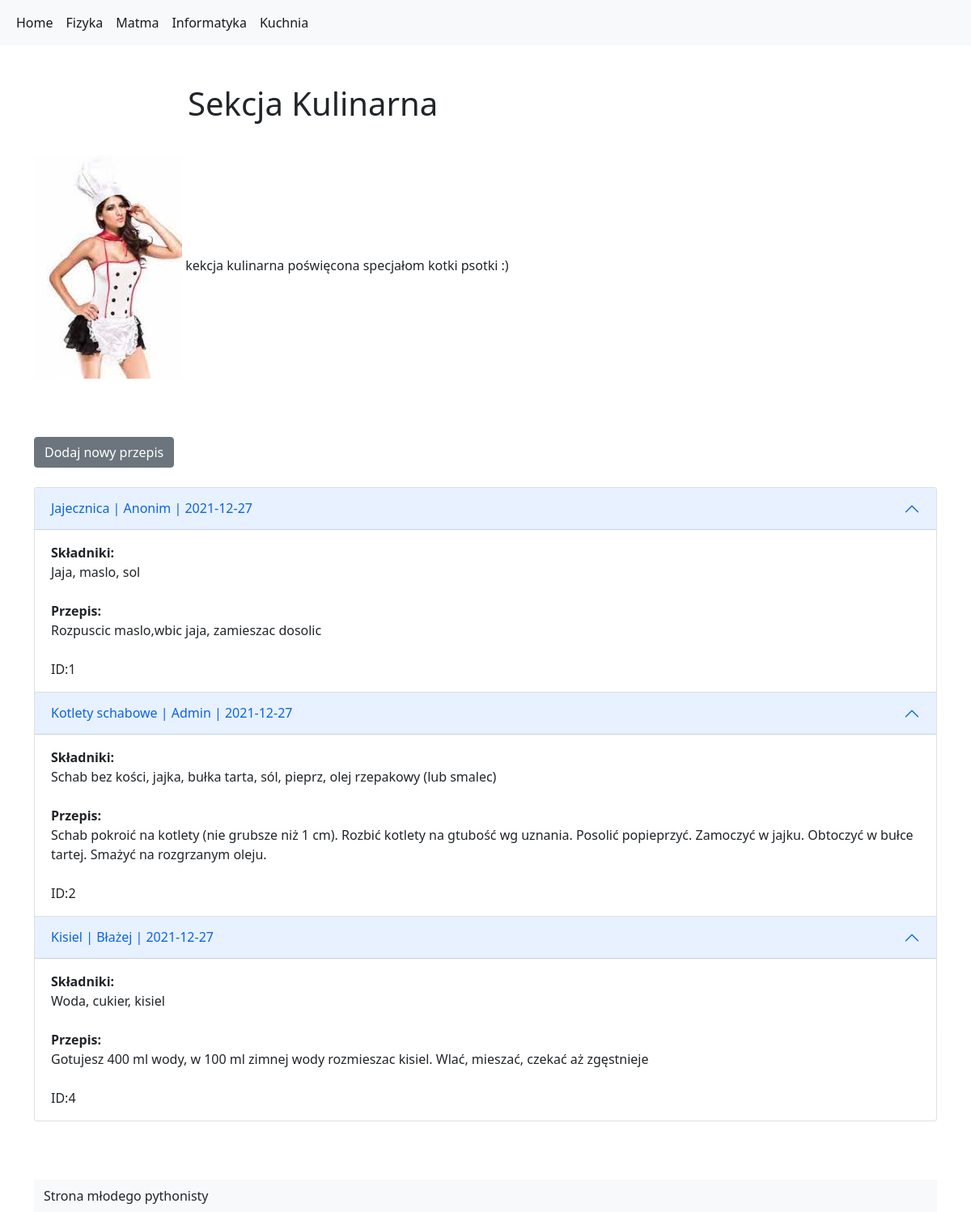
Page /kuchnia on the earlier database version.
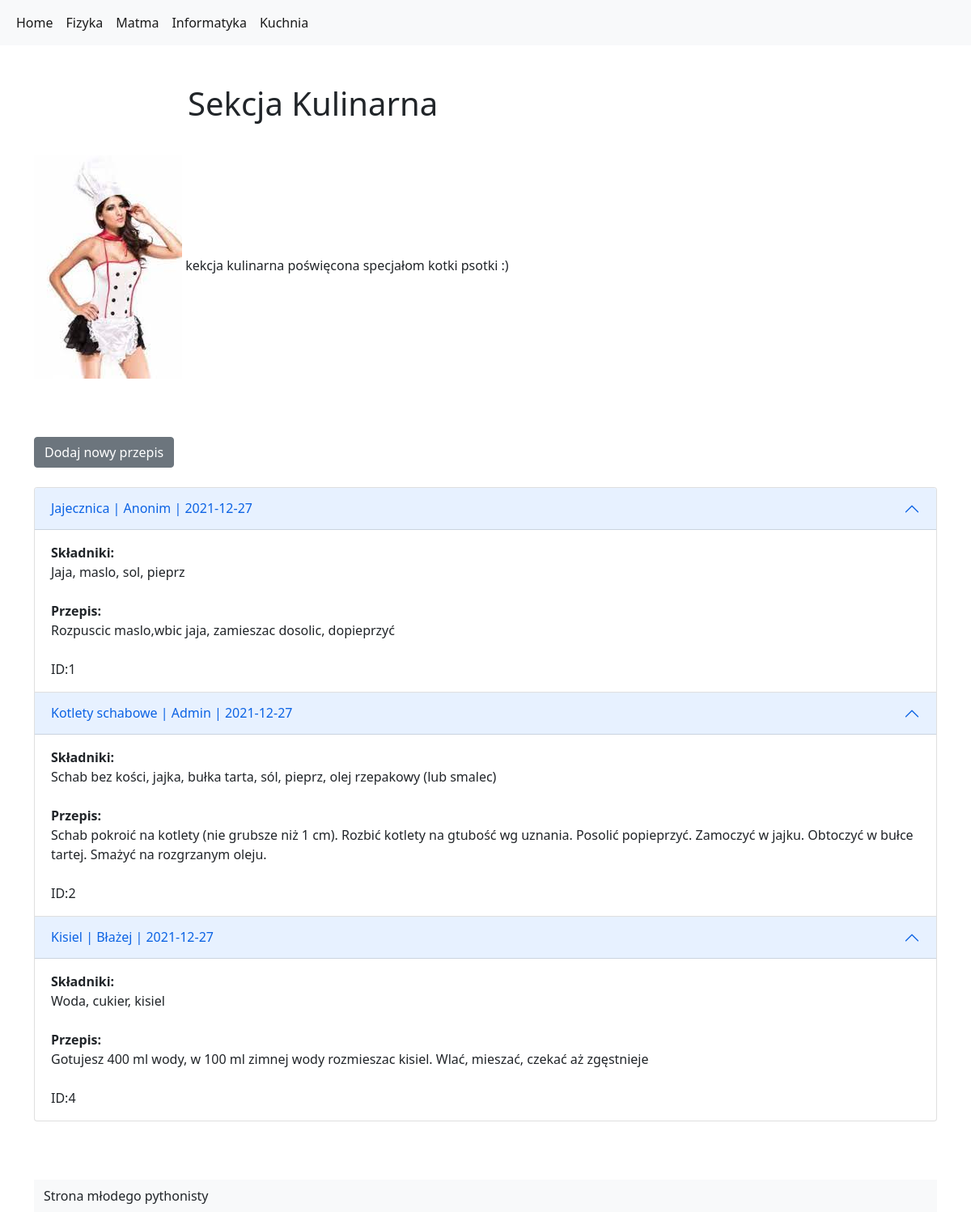
Same page on the later database version.
### tables this page shows
CREATE TABLE przepisy2(id integer primary key autoincrement, name varchar(200), skladniki varchar(1000), przepis varchar(7000), autor varchar(100), mod_date date default(date()));

### app.py (the view, shortened to what this page needs)
@app.route('/kuchnia',methods=['GET','POST'])
def kuchnia():
    db = get_db()
    sql_command = 'select * from przepisy2;'
    cur = db.execute(sql_command)
    przepisy = cur.fetchall()
    return render_template('kuchnia.html',przepisy=przepisy)

### app.py (called while the page is built)
def get_db():
    if not hasattr(g, 'sqlite_db'):
        conn = sqlite3.connect(app_info['db_file'])
        conn.row_factory = sqlite3.Row
        g.sqlite_db = conn
    return g.sqlite_db

### templates/kuchnia.html (shortened to what this page needs)
{% extends "base.html" %}
{% block header %}
Sekcja Kulinarna
{% endblock %}
{% block content %}
<img src="{{ url_for('static',filename='kuchareczka.jpeg')}}">
kekcja kulinarna poświęcona specjałom kotki psotki :)
<br><br><br><br>
<a class="btn btn-secondary" href="{{url_for('nowy_przepis')}}" role="button">Dodaj nowy przepis</a>
<br><br>
<div class="accordion" id="accordionExample">
{% for p in przepisy %}
  <div class="accordion-item">
      <h2 class="accordion-header" id="heading{{p.id}}">
          <button class="accordion-button" type="button" data-bs-toggle="collapse" data-bs-target="#collapse{{p.id}}" aria-expanded="false" aria-controls="collapse{{p.id}}">
              {{p.name}} | {{p.autor}} | {{p.mod_date}}
      </button>
    </h2>
    <div id="collapse{{p.id}}" class="accordion-collapse collapse show" aria-labelledby="heading{{p.id}}" data-bs-parent="#accordionExample">
      <div class="accordion-body">
          <b>Składniki:</b><br>
          {{p.skladniki}}<br>
        <br><b>Przepis:</b><br>
        {{p.przepis}}
        <br><br>ID:{{p.id}}
      </div>
    </div>
</div>
{% endfor %}
{% endblock %}

### templates/base.html (shortened to what this page needs)
<!doctype html>
<html lang="en">
  <head>
    <link href="https://cdn.jsdelivr.net/npm/bootstrap@5.0.2/dist/css/bootstrap.min.css" rel="stylesheet">
  </head>
  <body>
      {% include 'navbar.html' %}
    <div class="container">
        <div class="row"><br></div>
        <div class="row">
            <div class="col"></div>
            <div class="col-8">
                <br><h1>{% block header %} {% endblock %}</h1><br>
            </div>
            <div class="col"></div>
        </div>
        {% block content %} {% endblock %}
    </div>
    <br><br><bt><br>
    {% include "footer.html" %}
  </body>
</html>

### templates/navbar.html (shortened to what this page needs)
<nav class="navbar navbar-expand-lg navbar-light bg-light">
  <div class="container-fluid">
    <div class="collapse navbar-collapse" id="navbarSupportedContent">
      <ul class="navbar-nav me-auto mb-2 mb-lg-0">
        <li class="nav-item">
          <a class="nav-link active" aria-current="page" href="{{url_for('index')}}">Home</a>
        </li>
        <li class="nav-item">
            <a class="nav-link active" href="{{url_for('fizyka')}}">Fizyka</a>
        </li>
        <li class="nav-item">
          <a class="nav-link active" href="#">Matma</a>
        </li>
         <li class="nav-item">
          <a class="nav-link active" href="#">Informatyka</a>
        </li>
         <li class="nav-item">
             <a class="nav-link active" href="{{url_for('kuchnia')}}">Kuchnia</a>
        </li>
        </ul>
    </div>
  </div>
</nav>

### templates/footer.html (shortened to what this page needs)
<nav class="navbar navbar-expand-lg navbar-light bg-light">
  <div class="container-fluid">
    <div class="collapse navbar-collapse" id="navbarSupportedContent">
        <ul class="navbar-nav me-auto mb-2 mb-lg-0">
            <li class="nav-item">
            Strona młodego pythonisty
            </li>
        </ul>
    </div>
  </div>
</nav>

Differences in the rows shown:
changed przepisy2 "Jajecznica": skladniki "Jaja, maslo, sol" → "Jaja, maslo, sol, pieprz"; przepis "Rozpuscic maslo,wbic jaja, zamieszac dosolic" → "Rozpuscic maslo,wbic jaja, zamieszac dosolic, dopieprzyć"
